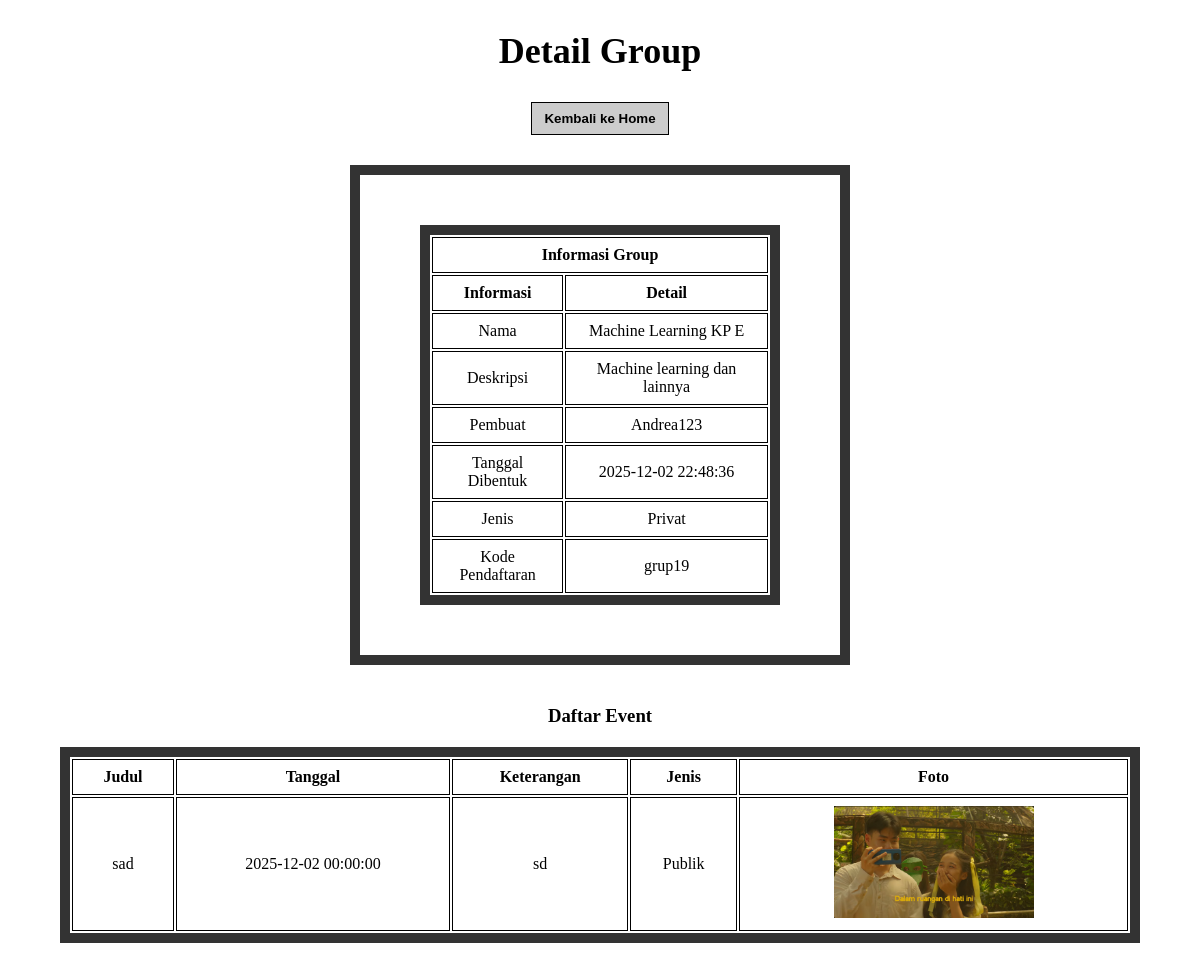
Screenshot of /Project_FSP/mahasiswa_view_group.php?idgrup=19 (signed in) with the database file from the repository.
### tables this page shows
CREATE TABLE `grup` (
  `idgrup` int(11) NOT NULL AUTO_INCREMENT,
  `username_pembuat` varchar(20) NOT NULL,
  `nama` varchar(45) DEFAULT NULL,
  `deskripsi` varchar(45) DEFAULT NULL,
  `tanggal_pembentukan` datetime DEFAULT NULL,
  `jenis` enum('Privat','Publik') DEFAULT NULL,
  `kode_pendaftaran` varchar(45) DEFAULT NULL,
  PRIMARY KEY (`idgrup`),
  KEY `fk_grup_akun1_idx` (`username_pembuat`),
  CONSTRAINT `fk_grup_akun1` FOREIGN KEY (`username_pembuat`) REFERENCES `akun` (`username`) ON DELETE CASCADE ON UPDATE CASCADE
);

CREATE TABLE `event` (
  `idevent` int(11) NOT NULL AUTO_INCREMENT,
  `idgrup` int(11) NOT NULL,
  `judul` varchar(45) DEFAULT NULL,
  `judul-slug` varchar(45) DEFAULT NULL,
  `tanggal` datetime DEFAULT NULL,
  `keterangan` text DEFAULT NULL,
  `jenis` enum('Privat','Publik') DEFAULT NULL,
  `poster_extension` varchar(4) DEFAULT NULL,
  PRIMARY KEY (`idevent`),
  KEY `fk_event_grup1_idx` (`idgrup`),
  CONSTRAINT `fk_event_grup1` FOREIGN KEY (`idgrup`) REFERENCES `grup` (`idgrup`) ON DELETE CASCADE ON UPDATE CASCADE
);

### Project_FSP/class/parent.php (called while the page is built, shortened)
<?php
class classParent {
    public function __construct() {
        $this->mysqli = new mysqli(SERVER, UID, PWD, DB);
    }
}
?>

### Project_FSP/class/group.php (called while the page is built, shortened)
<?php
require_once 'parent.php';
class group extends classParent {
    public function getDetailGroup($id)
    {
        $sql = "SELECT * FROM grup WHERE idgrup = ?";
        $stmt = $this->mysqli->prepare($sql);
        $stmt->bind_param("i", $id);
        $stmt->execute();
        return $stmt->get_result()->fetch_assoc();
    }
}

### Project_FSP/class/event.php (called while the page is built, shortened)
<?php
require_once 'parent.php';
class Event extends classParent {
    public function getEventsGroup($idgrup)
    {
        $sql = "SELECT * FROM event
                WHERE idgrup = ?
                ORDER BY tanggal DESC";
        $stmt = $this->mysqli->prepare($sql);
        $stmt->bind_param("i", $idgrup);
        $stmt->execute();
        return $stmt->get_result();
    }
}

### Project_FSP/mahasiswa_view_group.php (the view, shortened to what this page needs)
<?php
require_once 'class/group.php';
require_once 'class/event.php';
if (isset($_POST['idgrup'])) {
    $group_id = $_POST['idgrup'];
}
elseif (isset($_GET['idgrup'])) {
    $group_id = $_GET['idgrup'];
} else
{
    header("Location: mahasiswa_home.php");
    exit();
}
$group = new group();
$group_detail = $group->getDetailGroup($group_id);
$event = new event();
$group_events = $event->getEventsGroup($group_id);
?>
<!DOCTYPE html>
<html>
<head>
</head>
<body>
<h2>Detail Group</h2>
<div class="center">
    <form action="mahasiswa_home.php" method="post">
        <button class="button" type="submit">Kembali ke Home</button>
    </form>
</div>
<div class="informasiGrup">
    <table>
        <tr><th colspan="2">Informasi Group</th></tr>
        <tr><th>Informasi</th><th>Detail</th></tr>
        <tr><td>Nama</td><td><?php echo $group_detail['nama']; ?></td></tr>
        <tr><td>Deskripsi</td><td><?php echo $group_detail['deskripsi']; ?></td></tr>
        <tr><td>Pembuat</td><td><?php echo $group_detail['username_pembuat']; ?></td></tr>
        <tr><td>Tanggal Dibentuk</td><td><?php echo $group_detail['tanggal_pembentukan']; ?></td></tr>
        <tr><td>Jenis</td><td><?php echo $group_detail['jenis']; ?></td></tr>
        <tr><td>Kode Pendaftaran</td><td><?php echo $group_detail['kode_pendaftaran']; ?></td></tr>
    </table>
</div>
<div class="daftarEvent">
    <h3 style="text-align:center;">Daftar Event</h3>
    <table>
        <tr>
            <th>Judul</th>
            <th>Tanggal</th>
            <th>Keterangan</th>
            <th>Jenis</th>
            <th>Foto</th>
        </tr>
        <?php foreach ($group_events as $events) { ?>
            <tr>
                <td><?php echo $events['judul']; ?></td>
                <td><?php echo $events['tanggal']; ?></td>
                <td><?php echo $events['keterangan']; ?></td>
                <td><?php echo $events['jenis']; ?></td>
                <td>
                    <?php
                    if (!empty($events['poster_extension'])) {;
                        if (file_exists("image_events/" . $events['idevent'] . "." . $events['poster_extension'])) {
                            echo '<img src="image_events/' . $events['idevent'] . "." . $events['poster_extension'] . '" width="200">';
                        } else {
                            echo "No photo";
                        }
                    } else {
                        echo "No photo";
                    }
                    ?>
                </td>
            </tr>
        <?php } ?>
    </table>
</div>
</body>
</html>

### Project_FSP/mahasiswa_view_group.php (style rules this page uses)
body { font-family:'Times New Roman'; margin:0; }
h2 { text-align:center; margin-top:30px; font-size:36px; font-weight:bold; }
table { width:90%; margin:20px auto; background:white; border:10px solid #333; }
th, td { border:1px solid black; padding:8px; text-align:center; }
.informasiGrup { background:white; padding:30px 40px; text-align:center; width:400px; margin:30px auto; border:10px solid #333; }
.center { text-align:center; }
.button { padding:8px 12px; background:#ccc; border:1px solid black; font-weight:bold; text-decoration:none; color:black; }
.daftarEvent { margin-top:40px; margin-bottom:40px; text-align:center; }

### rows the page displays
grup: nama "Machine Learning KP E", deskripsi "Machine learning dan lainnya", username_pembuat "Andrea123", tanggal_pembentukan "2025-12-02 22:48:36", jenis "Privat", kode_pendaftaran "grup19"
event: judul "sad", tanggal "2025-12-02 00:00:00", keterangan "sd", jenis "Publik"
